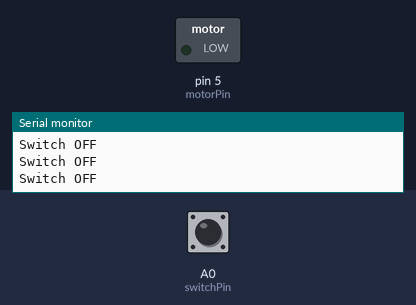
This sketch was run on a simulated Arduino Uno, built with avr-gcc and run on an emulated ATmega328P. Shown: switched loads named in the sketch (green lamp = pin HIGH), the last lines printed to the serial monitor. Inputs (shaded band) come from the test bench; at power-on: A0 (switchPin) HIGH.

Above: at 1.2 s.
1.3 s: A0 (switchPin) pulled LOW for 0.25 s
At 1.5 s:
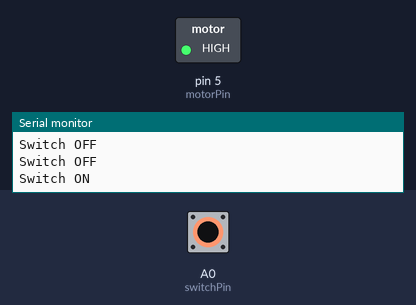
3.1 s: A0 (switchPin) pulled LOW for 3.2 s
At 7.1 s:
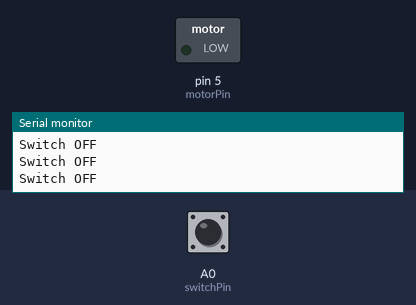
Timing chart, 0 to 8.6 s (numbered marks = the images above; inputs shaded):
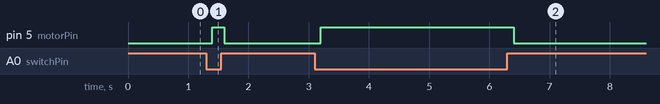

The sketch:

dcMotor.ino
```cpp
const int switchPin = A0;
const int motorPin = 5;

void setup() {
  pinMode(switchPin, INPUT_PULLUP);
  pinMode(motorPin, OUTPUT);
  Serial.begin(9600);
}

void loop() {
  int switchState = digitalRead(switchPin);

  if(switchState == HIGH){
    digitalWrite(motorPin, 0);
    Serial.println("Switch OFF");
  } else {
    digitalWrite(motorPin, 200);
    Serial.println("Switch ON");
  }

  delay(200);
}
```

Measured:
- after the input at 1.3 s, pin 5 (motorPin): LOW → HIGH after 0.10 s, → LOW 0.20 s later
- after the input at 3.1 s, pin 5 (motorPin): LOW → HIGH after 0.10 s, → LOW 3.2 s later
